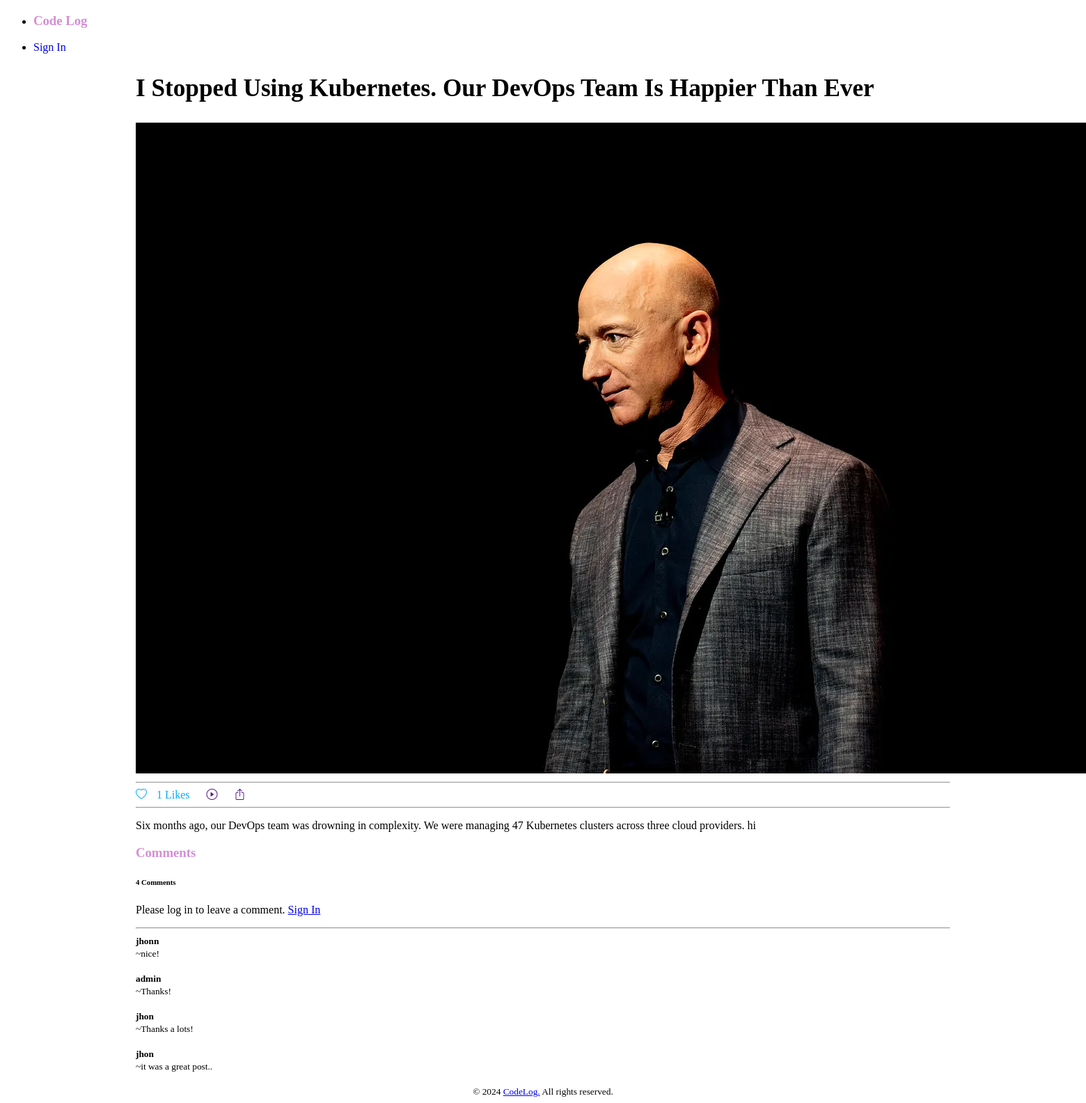
The page /blog.php?id=16 on the database its author committed.
### tables this page shows
CREATE TABLE `posts` (
  `post_id` int(10) UNSIGNED NOT NULL,
  `title` varchar(255) NOT NULL,
  `category` varchar(50) NOT NULL,
  `img` varchar(255) DEFAULT NULL,
  `post` text NOT NULL,
  `created_at` timestamp NOT NULL DEFAULT current_timestamp(),
  `updated_at` timestamp NOT NULL DEFAULT current_timestamp() ON UPDATE current_timestamp()
);

CREATE TABLE `comments` (
  `comment_id` int(10) UNSIGNED NOT NULL,
  `post_id` int(10) UNSIGNED NOT NULL,
  `user_name` varchar(100) NOT NULL,
  `commnt` text NOT NULL,
  `created_at` datetime NOT NULL DEFAULT current_timestamp()
);

### blog.php (the view, shortened to what this page needs)
<?php
include_once("header.php");
$title = "Post Not Found";
$image = "assets/placeholder.png";
$content = "Sorry, the post you are looking for does not exist.";
$comments = [];
$post_id = isset($_GET['id']) ? (int)$_GET['id'] : 0;
if ($post_id > 0) {
    $post_id_safe = mysqli_real_escape_string($conn, $post_id);
    $query = "SELECT * FROM posts WHERE post_id = '$post_id_safe'";
    $result = mysqli_query($conn, $query);
    if ($result && mysqli_num_rows($result) > 0) {
        $row = mysqli_fetch_assoc($result);
        $title = htmlspecialchars($row['title']);
        $image = htmlspecialchars($row['img']);
        $content = nl2br(htmlspecialchars($row['post']));
    }
}
$user_name = isset($_SESSION['username']) ? $_SESSION['username'] : null;
$user_id = isset($_SESSION['user_id']) ? $_SESSION['user_id'] : null;
$query = "SELECT user_name, commnt, created_at FROM comments WHERE post_id = '$post_id_safe' ORDER BY created_at DESC";
$result = mysqli_query($conn, $query);
if ($result && mysqli_num_rows($result) > 0) {
    while ($row = mysqli_fetch_assoc($result)) {
        $comments[] = $row;
    }
}
$like_query = "SELECT COUNT(*) AS total_likes FROM likes WHERE post_id = '$post_id_safe'";
$like_result = mysqli_query($conn, $like_query);
$like_row = mysqli_fetch_assoc($like_result);
$like_count = $like_row['total_likes'];
$has_liked_query = "SELECT * FROM likes WHERE post_id = '$post_id_safe' AND user_id = '$user_id'";
$has_liked_result = mysqli_query($conn, $has_liked_query);
$has_liked = mysqli_num_rows($has_liked_result) > 0;
$comment_count_query = "SELECT COUNT(*) AS total_comments FROM comments WHERE post_id = '$post_id_safe'";
$cmtresult = mysqli_query($conn, $comment_count_query);
$count_row = mysqli_fetch_assoc($cmtresult);
$comment_count = $count_row['total_comments'];
?>
<main class="container blog">
    <article>
        <h2><?php echo $title; ?></h2>
        <div class="centerImg">
            <img src="admin/<?php echo $image; ?>" alt="Post Image">
        </div>
        <div>
            <hr>
            <?php if ($isLoggedIn): ?>
                <?php if ($has_liked): ?>
                    <form action="" method="post" style="display:inline;">
                        <input type="hidden" name="like_action" value="unlike">
                        <i class="bi bi-heart-fill" style="color: #01AAFF; cursor: pointer;"
                            onclick="this.closest('form').submit();"></i>
                    </form>
                <?php else: ?>
                    <form action="" method="post" style="display:inline;">
                        <input type="hidden" name="like_action" value="like">
                        <i class="bi bi-heart" style="color: #01AAFF; cursor: pointer;"
                            onclick="this.closest('form').submit();"></i>
                    </form>
                <?php endif; ?>
            <?php else: ?>
                <a href="signin.php" style="text-decoration: none; display: inline-block;">
                    <i class="bi bi-heart" style="color: #01AAFF; cursor: pointer;"></i>
                </a>
            <?php endif; ?>
            <span id="like-count" style="margin-left: 10px; color: #01AAFF;"><?php echo $like_count; ?> Likes</span>
            <a style="margin-left: 20px;" href=""><i class="bi bi-play-circle"></i></a>
            <a style="margin-left: 20px;" href=""><i class="bi bi-box-arrow-up"></i></a>
            <hr>
        </div>
        <p class="post">
            <?php echo $content; ?>
        </p>
    </article>
    <article>
        <h3>Comments</h3>
        <h6><?php echo $comment_count; ?> Comments</h6>
        <?php if ($user_name): ?>
        <form action="" method="post">
            <textarea name="comment" placeholder="Write a comment..." aria-label="Comment" required></textarea>
            <button type="submit" class="cbtn">Comment</button>
        </form>
        <?php else: ?>
        <p>Please log in to leave a comment. <a href="signin.php" class="secondary">Sign In</a></p>
        <?php endif; ?>
        <hr>
        <?php if (!empty($comments)): ?>
        <?php foreach ($comments as $comment): ?>
        <small><b><?php echo htmlspecialchars($comment['user_name']); ?></b></small><br>
        <small> ~<?php echo htmlspecialchars($comment['commnt']); ?></small><br><br>
        <?php endforeach; ?>
        <?php else: ?>
        <p>No comments yet. Be the first to comment!</p>
        <?php endif; ?>
    </article>
</main>
<?php include_once("footer.php"); ?>

### header.php (shortened to what this page needs)
<?php
    $isLoggedIn = isset($_SESSION['username']);
?>
<!DOCTYPE html>
<html lang="en">
<head>
    <link rel="stylesheet" href="https://cdn.jsdelivr.net/npm/@picocss/pico@2/css/pico.min.css">
    <link rel="stylesheet" href="css/styles.css">
</head>
<body>
    <nav class="container">
        <ul>
            <li><a href="index.php"><h3>Code Log</h3></a></li>
        </ul>
        <ul>
            <?php if (!$isLoggedIn): ?>
                <li><a href="signin.php" class="secondary">Sign In</a></li>
            <?php endif; ?>
        </ul>
    </nav>

### footer.php (shortened to what this page needs)
<footer class="container">
        <small>&copy; 2024 <a href="index.php">CodeLog.</a> All rights reserved.</small>
    </footer>
</body>
</html>

### css/styles.css (style rules this page uses)
nav a { text-decoration: none; }
nav article, h3 { padding: 0; background: linear-gradient(to right, #d78dd2, #b999ee, #9da5e9, #8fa9f0); -webkit-background-clip: text; background-clip: text; color: transparent; }
footer { text-align: center; }
article h2 { font-size: 2.2rem; }
main.blog article .post { font-size: 1rem; }
@media screen and (min-width: 1025px) { main.blog { width: 680px; margin: 0 auto; } }
@media screen and (min-width: 1280px) { main.blog { width: 1170px; margin: 0 auto; } }

### rows shown on the page
posts: title "I Stopped Using Kubernetes. Our DevOps Team Is Happier Than Ever", img (picture), post "Six months ago, our DevOps team was drowning in complexity. We were managing 47 Kubernetes clusters across three cloud providers. hi"
comments: user_name "jhonn", commnt "nice!"
comments: user_name "admin", commnt "Thanks!"
comments: user_name "jhon", commnt "Thanks a lots!"
comments: user_name "jhon", commnt "it was a great post.."

### other values the page prints
$like_count "1"
$comment_count "4"
